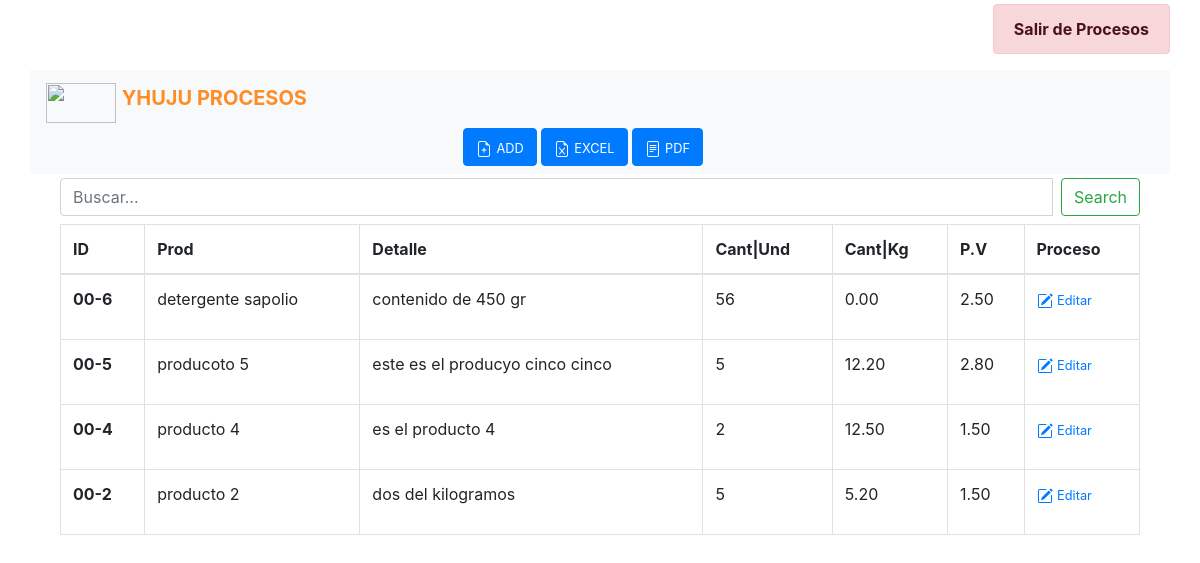
The app's page /pages/ (signed in) with its own data.
### pages/models.py (models this page shows, shortened)
class Page(models.Model):
    title = models.CharField(verbose_name="Título", max_length=200)
    content = RichTextField(verbose_name="Contenido")
    order = models.SmallIntegerField(verbose_name="order", default=0)
    decimal = models.DecimalField(verbose_name="Kilogramo",max_digits=6, decimal_places=2)
    pcompra = models.DecimalField(verbose_name="Precio Compra",max_digits=6, decimal_places=2)
    pventa = models.DecimalField(verbose_name="Precio Venta",max_digits=6, decimal_places=2)
    created = models.DateTimeField(auto_now_add=True, verbose_name="Fecha de creación")
    updated = models.DateTimeField(auto_now=True, verbose_name="Fecha de edición")
    class Meta:
        verbose_name = "página"
        verbose_name_plural = "páginas"
        ordering = ['order', 'title']

### pages/views.py (the view)
# urls.py: path('', PageListView.as_view(), name='pages'),
class PageListView(StaffRequiredMixin, ListView):
    model = Page

### pages/views.py (called while the page is built)
    def dispatch(self, request, *args, **kwargs):
        if not request.user.is_staff:
            return redirect(reverse_lazy('admin:login'))
        return super(StaffRequiredMixin, self).dispatch(request, *args, **kwargs)

### pages/templates/pages/page_list.html (shortened to what this page needs)
{% extends 'pages/base_control.html' %}
{% load static %}
{% block content%}
<main role="main">
  <div class="container mt-1">
    <div class="row">
      <div class="container">
        <div class="row justify-content-end">
          <ul class="navbar-nav">
            {% if not request.user.is_authenticated %}
              <li class="nav-item">
                <a class="nav-link" href="{% url 'login' %}">Acceso</a>
              </li>
            {% else %}
              <div class="alert alert-danger" role="alert">
                <a href="{% url 'logout' %}" class="alert-link">Salir de Procesos</a>
              </div>
            {% endif %}
          </ul>
        </div>
      </div>
      <nav class="navbar navbar-light bg-light col-md-12">
          <a class="navbar-brand" href="#">
            <img src="/static/core/yhuju.jpg" width="70" height="40" class="d-inline-block align-top" alt="">
            <b style="color: #FE8D27;">YHUJU PROCESOS</b>
          </a>
          <div class="row col-sm-12 justify-content-center">
            <a type="nav-link" class="btn btn-primary mr-1"  href="{% url 'pages:create' %}">
              <small style="color:white">ADD</small>
            </a>
            <a type="nav-link" class="btn btn-primary mr-1" href="{% url 'pages:reporte_excel' %}">
              <small style="color:white">EXCEL</small>
            </a>
            <a type="button" class="btn btn-primary mr-1" href="{% url 'pages:reporte_pdf' %}">
              <small style="color:white">PDF</small>
            </a>
          </div>
      </nav>
      <div class="container mt-1">
          <div class="row">
          <div class="col-md-12 search">
              <form method="POST" action="buscar/">
                <div id="custom-search-input">
                    <div class="input-group col-md-12">
                    <input class="form-control text" name="buscalo" type="text" placeholder="Buscar..." aria-label="Search" name="buscar">
                    <button class="btn btn-outline-success ml-2 boton" type="submit">Search</button>
                    </div>
                </div>
              </form>
          </div>
          </div>
      </div>
    </div>
    <div class="container mb-4">
      <table class="table table-bordered mt-2">
        <thead>
          <tr>
            <th scope="col">ID</th>
            <th scope="col">Prod</th>
            <th scope="col">Detalle</th>
            <th scope="col">Cant|Und</th>
            <th scope="col">Cant|Kg</th>
            <th scope="col">P.V</th>
            <th scope="col">Proceso</th>
          </tr>
        </thead>
        <tbody>
          {% for page in page_list|dictsort:"id" reversed %}
          <tr>
            <th scope="row">{{"00-"}}{{page.id}}</th>
            <td>{{page.title}}</td>
            <td>{{page.content|striptags|safe|truncatechars:"200"}}</td>
            <td>{{page.order}}</td>
            <td>{{page.decimal|floatformat:2}}</td>
            <td>{{page.pventa|floatformat:2}}</td>
            <td>
                <p>
                  <a href="{% url 'pages:page' page.id page.title|slugify %}">
                    <small>Editar</small>
                  </a>
                </p>
            </td>
          </tr>
          {% endfor %}
        </tbody>
      </table>
    </div>
  </div>
</main>
{% endblock %}

### records on screen
Page: value "00-", id "6", title "detergente sapolio", content "contenido de 450 gr", order "56", decimal "0.00", pventa "2.50"
Page: value "00-", id "5", title "producoto 5", content "este es el producyo cinco cinco", order "5", decimal "12.20", pventa "2.80"
Page: value "00-", id "4", title "producto 4", content "es el producto 4", order "2", decimal "12.50", pventa "1.50"
Page: value "00-", id "2", title "producto 2", content "dos del kilogramos", order "5", decimal "5.20", pventa "1.50"
